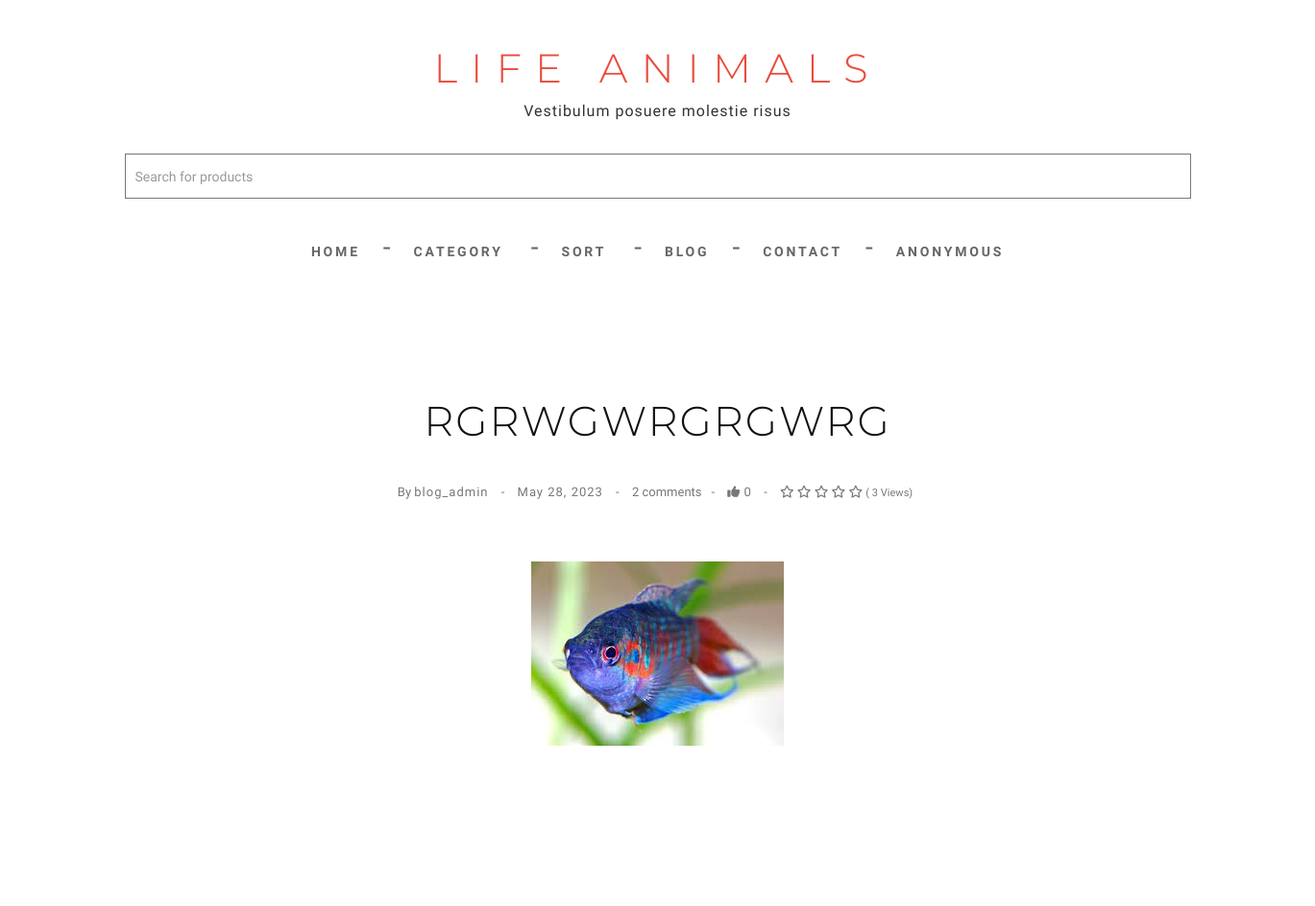
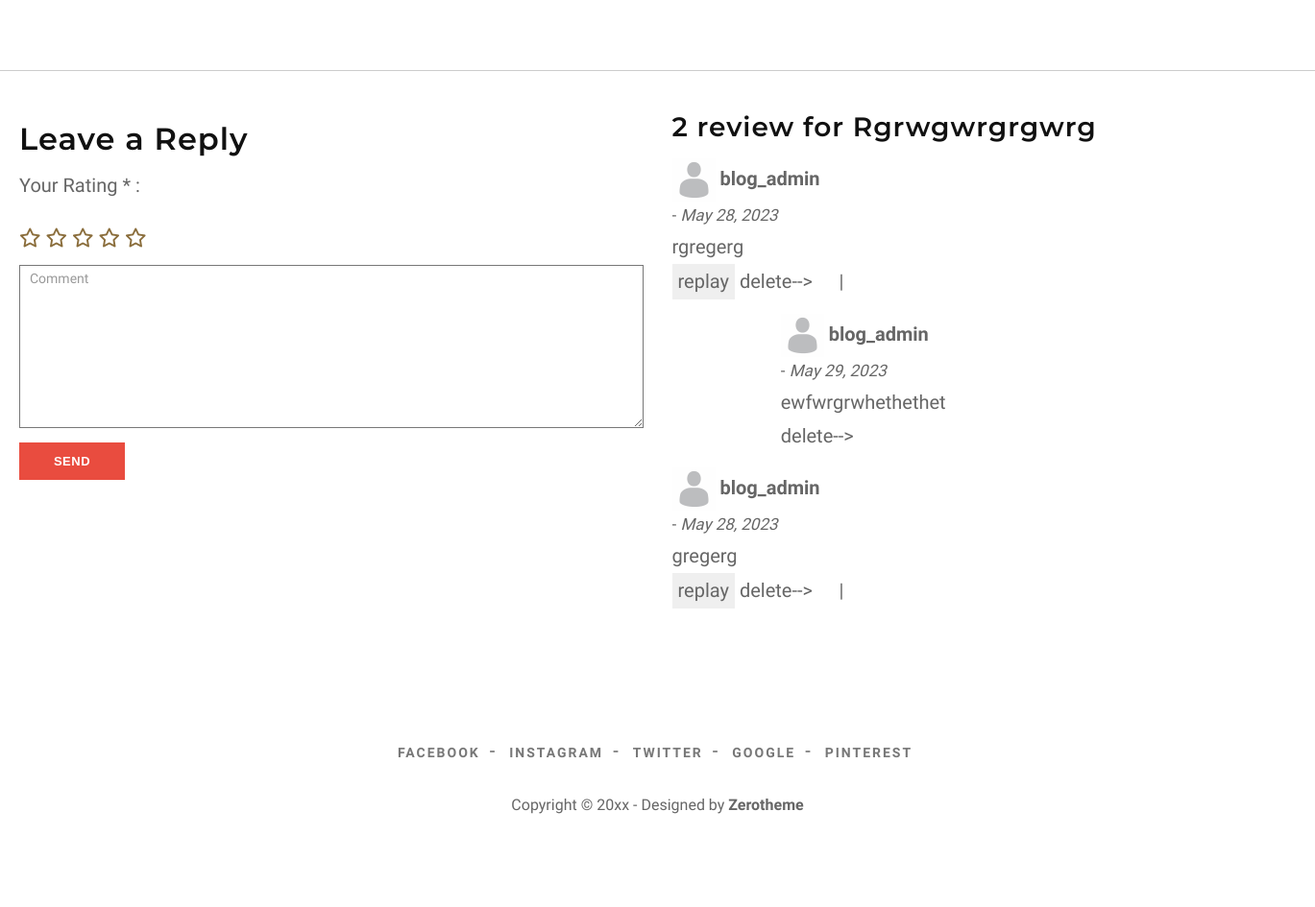
The page /detail/2/ on the database its author committed (2 pictures, top to bottom).
### main/models.py (models this page shows, shortened)
class Article(models.Model):
    title = models.CharField(max_length=250)
    slug = models.SlugField(max_length=250)
    category = models.ForeignKey(
        Category, on_delete=models.PROTECT, related_name='articles_cat')
    image = models.ImageField(upload_to='article/%Y/%m/%d')
    author = models.ForeignKey(
        User, on_delete=models.PROTECT, related_name='articles_user')
    published = models.DateField(auto_now_add=True)
    body = QuillField()
    tag = models.ManyToManyField(Tag, related_name='articles_tag')
    view = models.PositiveIntegerField(default=0)
    like = models.PositiveIntegerField(default=0)
    @property
    def average_rating(self):
        rating = self.rating.all().aggregate(Avg('value'))['value__avg']
        if rating:
            return str(rating)
        else:
            return 0
    def update_view(self):
        self.view += 1
        self.save()
    class Meta:
        ordering = ["-id"]

class Comment(models.Model):
    article = models.ForeignKey(
        Article, on_delete=models.CASCADE, related_name="comments")
    user = models.ForeignKey(User, on_delete=models.PROTECT, null=True)
    comment = models.TextField()
    published = models.DateField(auto_now_add=True)

class Reply_Comment(models.Model):
    for_comment = models.ForeignKey(
        Comment, on_delete=models.CASCADE, related_name='reply_comments')
    user = models.ForeignKey(User, on_delete=models.PROTECT, null=True)
    replay_comment = models.TextField()
    published = models.DateField(auto_now_add=True)

### main/views.py (the view)
# urls.py: path('detail/<pk>/', views.my_def, name='detail'),
def my_def(request, pk):
    product = Article.objects.get(pk=pk)
    if check_article_view(request, pk):
        product.update_view()
    else:
        pass
    data = {'object': product,
            'likes': check_like_detail(request, pk)}
    return render(request, 'detail_article.html', context=data)

### main/context_cat.py (called while the page is built)
def main_context(request):
    all_categories = Category.objects.all()
    data = {
        'all_categories': all_categories,
    }
    return data

### main/utils.py (called while the page is built)
def check_read_articles(request):
    try:
        read_articles = request.session["read_articles"]
    except:
        request.session["read_articles"] = []
        read_articles = request.session.get("read_articles")
    return read_articles

def check_article_view(request, pk):
    request.session.modified = True
    a_list = check_read_articles(request)
    if pk in a_list:
        print("article read..")
        return False
    else:
        a_list.append(pk)
        print("article views updated")
        return True

def check_like_articles(request):
    try:
        read_articles = request.session["like_articles"]
    except:
        request.session["like_articles"] = []
        read_articles = request.session.get("like_articles")
    return read_articles

def check_like_detail(request, n):
    request.session.modified = True
    a_list = check_like_articles(request)
    if n in a_list:
        print("article liked..")
        return True
    else:
        return False

### templates/detail_article.html (shortened to what this page needs)
{% extends "base.html" %}
{% load static %}
{% block content %}
<div id="page-content">
	<div class="box-content">
		<div class="container-fluid">
			<article class="single-post">
				<div class="wrap-post">
					<div class="entry-header text-center">
						<h1 class="entry-title">{{object.title}}</h1>
						<span class="entry-meta">
							<ul class="list-inline link">
								<li>By <a href="{% url 'main:sort_by_author' object.author.id %}">{{object.author}}</a>
								</li>
								<li><a
										href="{% url 'main:sort_by_published' object.published %}">{{object.published}}</a>
								</li>
								<li>{{object.comments.count}} comments</li>
								<li>
									<a onclick="SetArticleLike({{ object.id }})">
										{% if likes %}
										<i id="liked" class="far fa-thumbs-up"></i>
										{% else %}
										<i id="liked" class="fas fa-thumbs-up"></i>
										{% endif %}
									</a>
									<span id="like_count">{{object.like}}</span>
								</li>
								<li>
									{% for i in '12345'|make_list %}
									{% if i < object.average_rating %} <i class="fas fa-star"></i>
										{% else %}
										<i class="far fa-star"></i>
										{% endif %}
										{% endfor %}
										<small class="pt-1">( {{ object.view }} Views)</small>
								</li>
							</ul>
						</span>
					</div>
					<div class="post-thumbnail-wrap">
						<div>
							<center>
								<img src="{{object.image.url}}" class="img-responsive" alt="">
							</center>
						</div>
					</div>
					<div class="entry-content">
					</div>
				</div>
			</article>
		</div>
		<div class="container-fluid">
			<div class="row">
				<div class="comments-are">
					<div id="comment">
						<div class="row">
							<div class="col-md-6">
								<h3>Leave a Reply</h3>
								<p class="mb-0 mr-2">Your Rating * :</p>
								<div class="text-primary">
									<div class="d-flex gap-3">
										<a onclick="SetArticleRating(1, {{ object.id }} )"
											class="text-decoration-none fs-4 text-warning d-flex flex-column text-center">
											<i class="far fa-star" id="1"></i>
										</a>
										<a onclick="SetArticleRating(2, {{ object.id }} )" class=" text-decoration-none fs-4 text-warning d-flex flex-column
                                                text-center">
											<i class="far fa-star" id='2'></i>
										</a>
										<a onclick="SetArticleRating(3, {{ object.id }} )" class=" text-decoration-none fs-4 text-warning d-flex flex-column
                                                text-center">
											<i class="far fa-star" id="3"></i>
										</a>
										<a onclick="SetArticleRating(4, {{ object.id }} )" class=" text-decoration-none fs-4 text-warning d-flex flex-column
                                                text-center">
											<i class="far fa-star" id="4"></i>
										</a>
										<a onclick="SetArticleRating(5, {{ object.id }} )" class=" text-decoration-none fs-4 text-warning d-flex flex-column
                                                text-center">
											<i class="far fa-star" id="5"></i>
										</a>
									</div>
								</div>
								<form name="formcomment" method="post" action="{% url 'main:comment' object.id %}">
									<div class="form-group">
										<textarea name="comment" id="message" class="form-control" rows="4" cols="25"
											required="required" placeholder="Comment"></textarea>
									</div>
									<button type="submit" class="btn btn-skin btn-sm" name="submitcomment">send</button>
								</form>
							</div>
							<div class="col-md-6">
								<h4 class="mb-4">{{object.comments.count}} review for {{object.title|title}}
								</h4>
								{% for comment in object.comments.all %}
								<div class="media mb-4">
									<img src="{% static 'images/default_person_image.jpg' %}" alt="Image"
										lass="img-fluid mr-3 mt-1" style="width: 45px;">
									<b>
										{% if comment.user == None %}
										Anonymus user
										{% else %}
										{{comment.user.username}}
										{% endif %}
									</b>
									<br>
									<small> - <i>{{comment.published}}</i></small>
									<div class="media-body">
										{{comment.comment}}
										<br>
										<button onclick="replay({{comment.id}})">replay</button>
										delete-->
										<a href="{% url 'main:delete_comment' comment.id %}">
											<i class="fa fa-trash"></i>
										</a>|
									</div>
									<div class="row">
										<div class="col-sm-2"></div>
										<div class="col-sm-10">
											{% for replay_comment in comment.reply_comments.all %}
											<div class="media mb-4">
												<img src="{% static 'images/default_person_image.jpg' %}" alt="Image"
													lass="img-fluid mr-3 mt-1" style="width: 45px;">
												<b>
													{% if replay_comment.user == None %}
													Anonymus user
													{% else %}
													{{replay_comment.user.username}}
													{% endif %}
												</b>
												<br>
												<small> - <i>{{replay_comment.published}}</i></small>
												<div class="media-body">
													{{replay_comment.replay_comment}}
													<br>
													delete-->
													<a href="{% url 'main:delete_replay_comment' replay_comment.id %}">
														<i class="fa fa-trash"></i>
													</a>
												</div>
											</div>
											{% endfor %}
										</div>
									</div>
									{% endfor %}
								</div>
							</div>
						</div>
					</div>
				</div>
			</div>
		</div>
		{% endblock content %}

### templates/base.html (shortened to what this page needs)
{% load static %}
<html lang="en">
<head>
    <link href="{% static 'css/bootstrap.min.css' %}" rel="stylesheet" type="text/css">
    <link href="{% static 'css/style.css' %}" rel="stylesheet">
    <link href="{% static 'font-awesome/css/font-awesome.min.css' %}" rel="stylesheet" type="text/css">
    <link rel="stylesheet" href="https://cdnjs.cloudflare.com/ajax/libs/font-awesome/6.4.0/css/all.min.css"
 />
    <link href="{% static 'owl-carousel/owl-carousel.css' %}" rel="stylesheet">
</head>
<body>
    <header class="main-header">
        <div class="container text-center">
            <a class="site-branding" href="{% url 'main:home' %}">
                <h1 class="site-title">
                    LIFE ANIMALS
                </h1>
                <p class="site-description">
                    Vestibulum posuere molestie risus
                </p>
            </a>
        </div>
        <center>
            <div class="row">
                <div class="col-sm-12">
                    <form action="{% url 'main:sort_by_title' %}" method="get">
                        <div class="row container">
                            <div class="col-sm-12">
                                <input name="title" type="text" class="form-control" id="search"
                                    placeholder="Search for products">
                            </div>
                        </div>
                    </form>
                </div>
            </div>
        </center>
        <div id="menu-wrapper">
            <nav id="menu" class="navbar">
                <div class="container">
                    <div class="collapse navbar-collapse navbar-ex1-collapse">
                        <ul class="nav navbar-nav">
                            <li><a href="{% url 'main:home' %}">Home</a></li>
                            <li class="dropdown"><a href="archive.html" class="dropdown-toggle"
                                    data-toggle="dropdown">Category</a>
                            </li>
                            <li class="dropdown">
                                <a href="#" class="dropdown-toggle" data-toggle="dropdown">
                                    sort
                                </a>
                            </li>
                            <li><a href="{% url 'main:list_articles' %}">Blog</a></li>
                            <li><a href="{% url 'accounts:contact' %}">Contact</a></li>
                            <li class="dropdown">
                                <a href="#" class="dropdown-toggle" data-toggle="dropdown">
                                    {% if request.user.is_authenticated %}
                                    {{ request.user.username }}
                                    {% else %}
                                    Anonymous
                                    {% endif %}
                                </a>
                            </li>
                        </ul>
                    </div>
                </div>
            </nav>
        </div>
    </header>
    {% block content %}
    {% endblock content %}
    <footer class="main-footer">
        <div class="wrap-footer">
            <div class="container">
                <ul class="list-inline top-link link">
                    <li><a href="https://www.facebook.com/">Facebook</a></li>
                    <li><a href="https://www.instagram.com/">Instagram</a></li>
                    <li><a href="https://twitter.com/">Twitter</a></li>
                    <li><a href="https://www.google.com/">Google</a></li>
                    <li><a href="https://www.pinterest.com/">Pinterest</a></li>
                </ul>
                <div class="copyright">
                    <span>Copyright © 20xx - Designed by <a href="#">Zerotheme</a></span>
                </div>
            </div>
        </div>
    </footer>
</body>
</html>

### rows shown on the page
Article: title "RGRWGWRGRGWRG", author "blog_admin", published "May 28, 2023", comments.count "2", like "0", view "3", image (picture), title "Rgrwgwrgrgwrg"
Comment: user.username "blog_admin", published "May 28, 2023", comment "rgregerg"
Reply_Comment: user.username "blog_admin", published "May 29, 2023", replay_comment "ewfwrgrwhethethet"
Comment: user.username "blog_admin", published "May 28, 2023", comment "gregerg"
